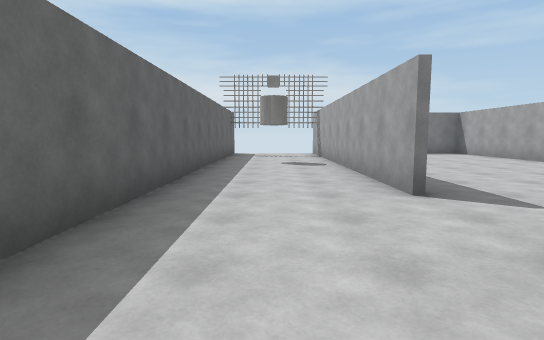
view 1 (above)

23 first-person views from a walk through a Unity game level. The camera is 1.3 m above the floor, tilts 6° down and sees 80° across. The floor is counted in squares, 2 m on a side. Each view is taken from the middle of a square. On the plan, view 1 faces up. The plan holds only what a view shows up to about 10 squares ahead; the rest is blank. The player character is not drawn. Some surface patterns are stand-ins.

view 2
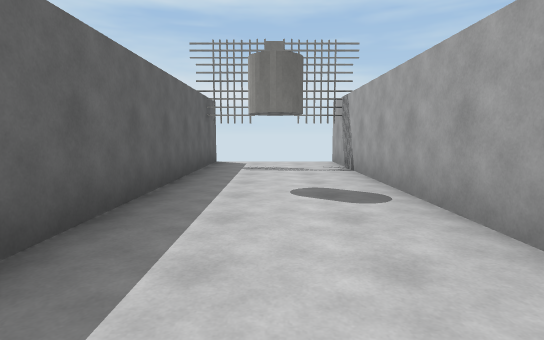

view 3
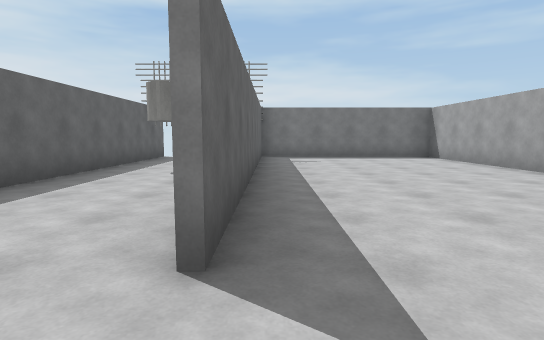

view 4
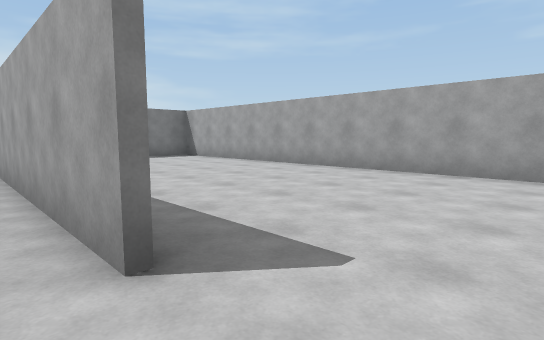

view 5
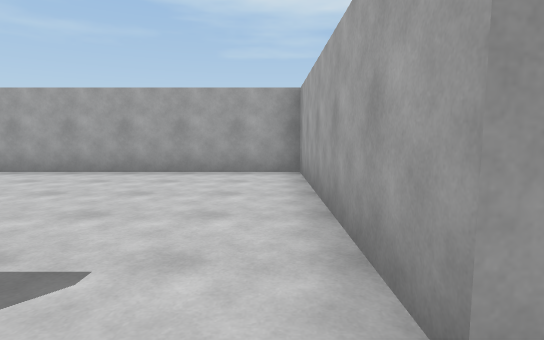

view 6
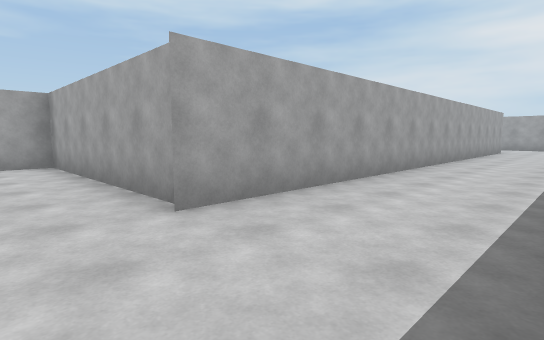

view 7
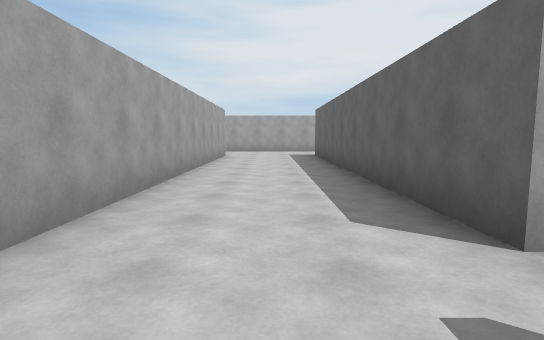

view 8
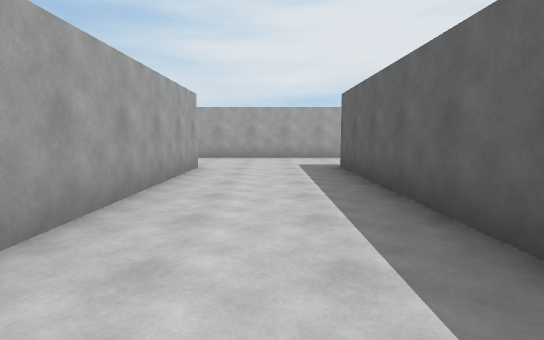

view 9
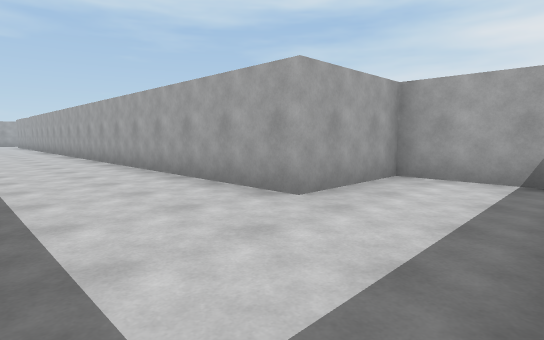

view 10
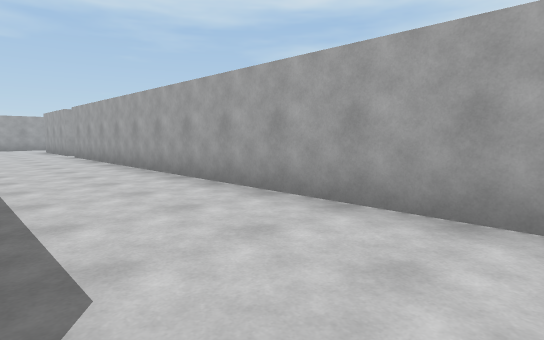

view 11
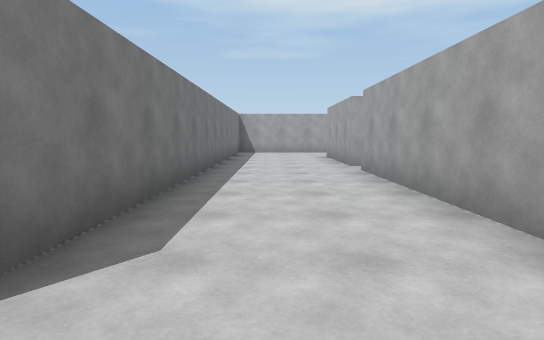

view 12
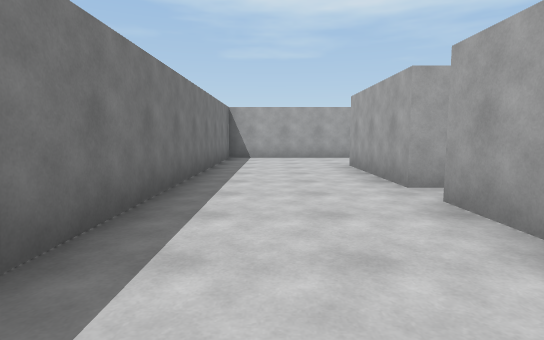

view 13
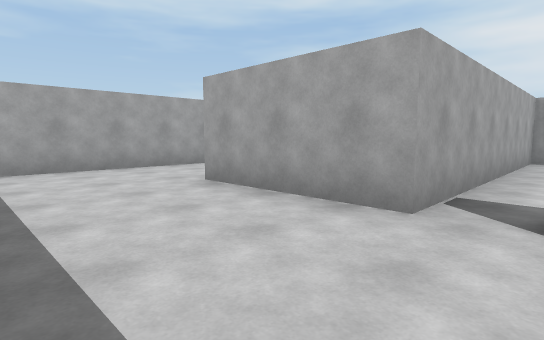

view 14
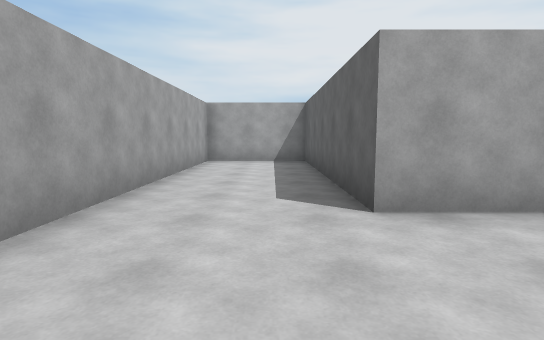

view 15
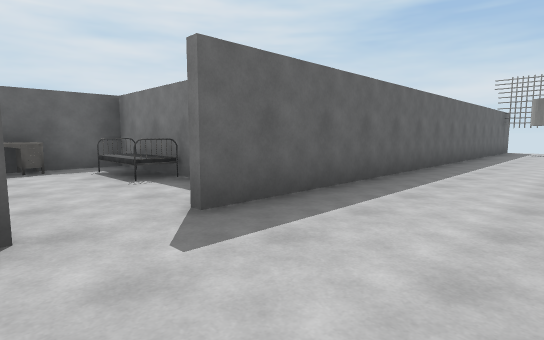

view 16
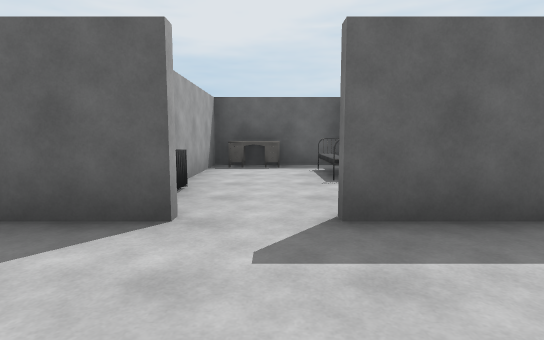

view 17
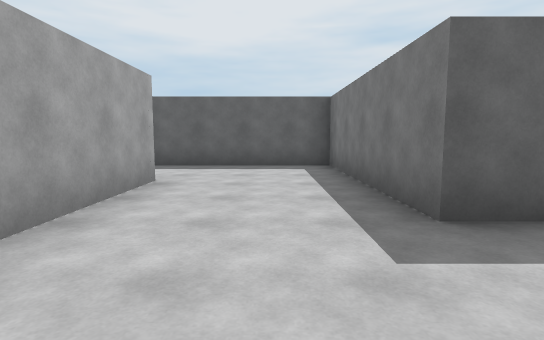

view 18
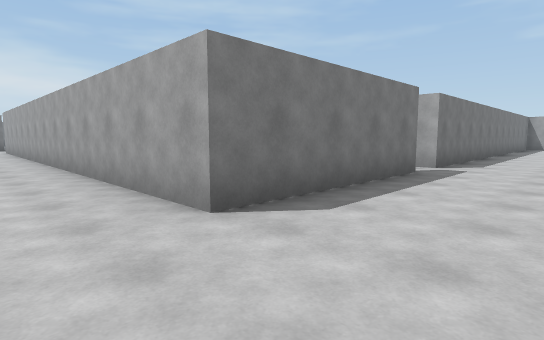

view 19
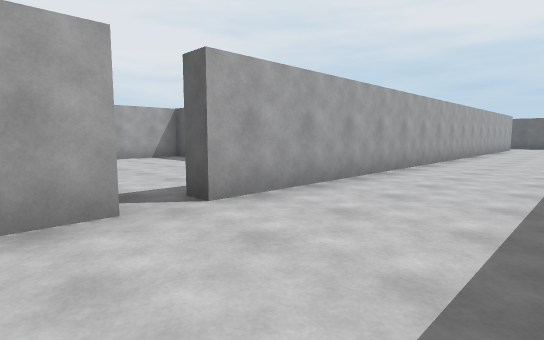

view 20
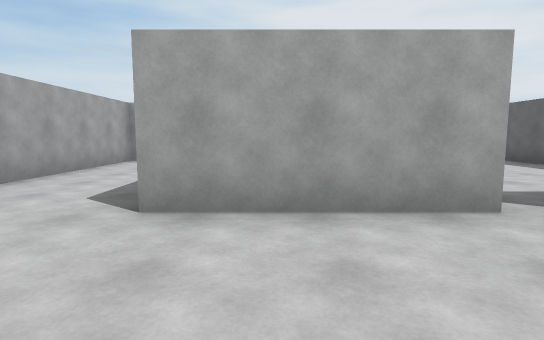

view 21
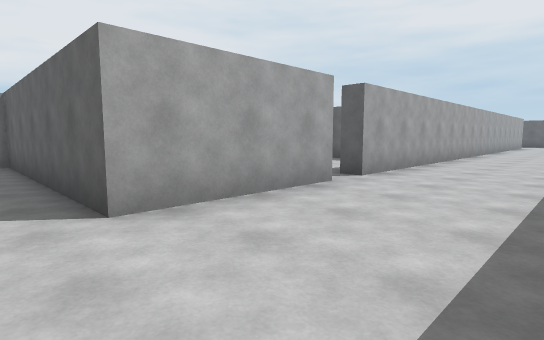

view 22
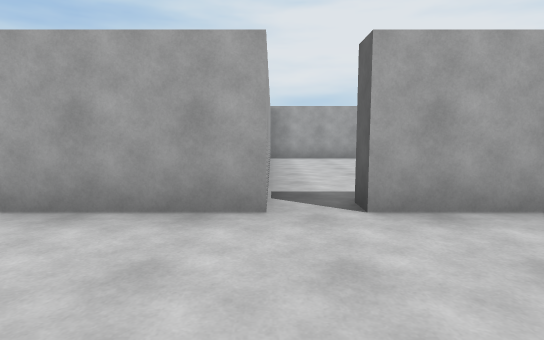

view 23
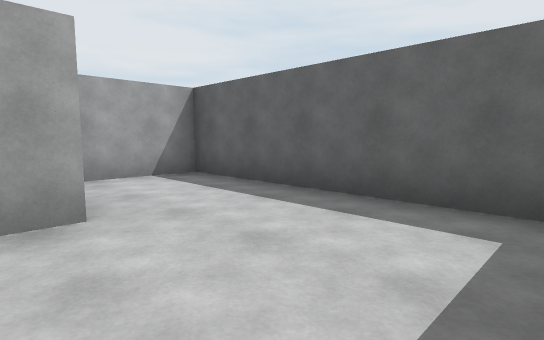

### Floor plan
Ten units are one square. View 1 is at (0, 0); x grows to the right and y downward. Boxes are objects, and circles mark ways between rooms. Rooms are numbered by the first view taken in them; rooms with no view inside come last. Other rooms are left out.
<svg viewBox="-67 -129 259 348">
<path fill="none" stroke="#000" d="M-14 28 -14 117 -62 117 -62 172 -37 172 -37 147 122 147M60 117 15 117 15 -18M15 -35 15 -122M130 147 161 147 161 204 187 204 187 117 68 117M-14 -124 -14 15M18 -15 68 -15 68 -119 17 -119 17 -35M88 192 88 211M91 214 130 214 130 147"/>
<circle cx="20" cy="-25" r="3" fill="#2a7"/>
<circle cx="120" cy="150" r="3" fill="#2a7"/>
<text x="10" y="70">1</text>
<text x="40" y="-70">2</text>
<text x="110" y="180">3</text>
</svg>
Room 1 opens to room 2. Room 1 opens to room 3.

Where each view was taken, in squares from view 1:
view 1: 0 up, 0 right, facing up
view 2: 4 up, 0 right, facing up
view 3: 2 up, 2 right, facing up
view 4: 2 up, 1 right, facing up-right
view 5: 2 up, 1 right, facing right
view 6: 3 up, 1 left, facing down-right
view 7: 1 down, 0 right, facing down
view 8: 5 down, 0 right, facing down
view 9: 12 down, 6 left, facing down-right
view 10: 12 down, 1 right, facing down-right
view 11: 13 down, 6 right, facing right
view 12: 13 down, 9 right, facing right
view 13: 12 down, 12 right, facing down-right
view 14: 12 down, 17 right, facing down
view 15: 3 down, 1 right, facing up-left
view 16: 2 down, 1 right, facing left
view 17: 13 down, 1 right, facing left
view 18: 14 down, 0 right, facing up-right
view 19: 12 down, 14 right, facing down-left
view 20: 12 down, 15 right, facing down
view 21: 12 down, 17 right, facing down-left
view 22: 12 down, 13 right, facing down
view 23: 12 down, 3 left, facing down-left
